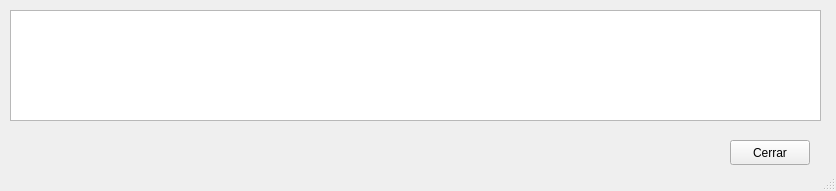
<?xml version="1.0" encoding="UTF-8"?>
<ui version="4.0">
 <class>Resultado</class>
 <widget class="QMainWindow" name="Resultado">
  <property name="geometry">
   <rect>
    <x>0</x>
    <y>0</y>
    <width>836</width>
    <height>191</height>
   </rect>
  </property>
  <property name="windowTitle">
   <string>MainWindow</string>
  </property>
  <widget class="QWidget" name="centralwidget">
   <widget class="QPushButton" name="pushButton">
    <property name="geometry">
     <rect>
      <x>730</x>
      <y>140</y>
      <width>80</width>
      <height>25</height>
     </rect>
    </property>
    <property name="text">
     <string>Cerrar</string>
    </property>
   </widget>
   <widget class="QTextEdit" name="txtResultado">
    <property name="enabled">
     <bool>true</bool>
    </property>
    <property name="geometry">
     <rect>
      <x>10</x>
      <y>10</y>
      <width>811</width>
      <height>111</height>
     </rect>
    </property>
    <property name="sizePolicy">
     <sizepolicy hsizetype="Maximum" vsizetype="Maximum">
      <horstretch>0</horstretch>
      <verstretch>0</verstretch>
     </sizepolicy>
    </property>
    <property name="minimumSize">
     <size>
      <width>811</width>
      <height>111</height>
     </size>
    </property>
    <property name="maximumSize">
     <size>
      <width>811</width>
      <height>111</height>
     </size>
    </property>
   </widget>
  </widget>
  <widget class="QStatusBar" name="statusbar"/>
 </widget>
 <resources/>
 <connections>
  <connection>
   <sender>pushButton</sender>
   <signal>clicked()</signal>
   <receiver>Resultado</receiver>
   <slot>cerrar()</slot>
   <hints>
    <hint type="sourcelabel">
     <x>786</x>
     <y>147</y>
    </hint>
    <hint type="destinationlabel">
     <x>628</x>
     <y>139</y>
    </hint>
   </hints>
  </connection>
 </connections>
 <slots>
  <slot>cerrar()</slot>
 </slots>
</ui>
